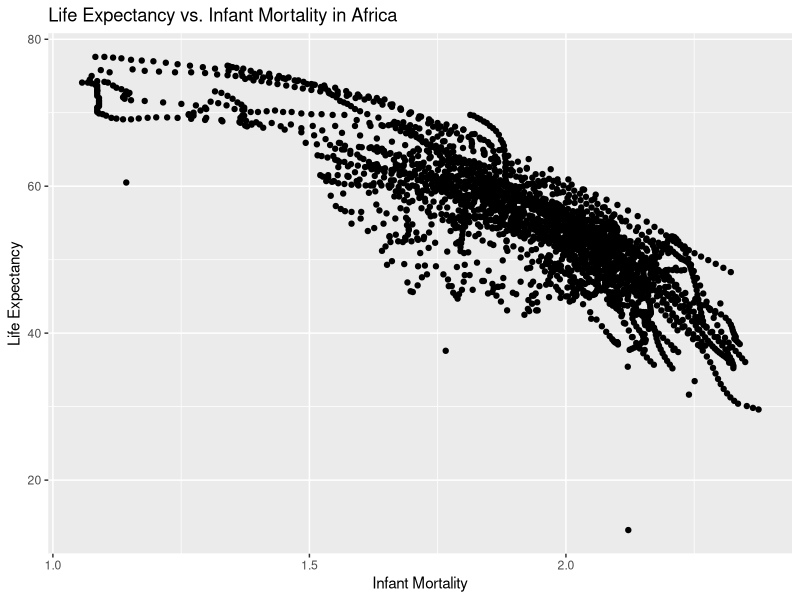
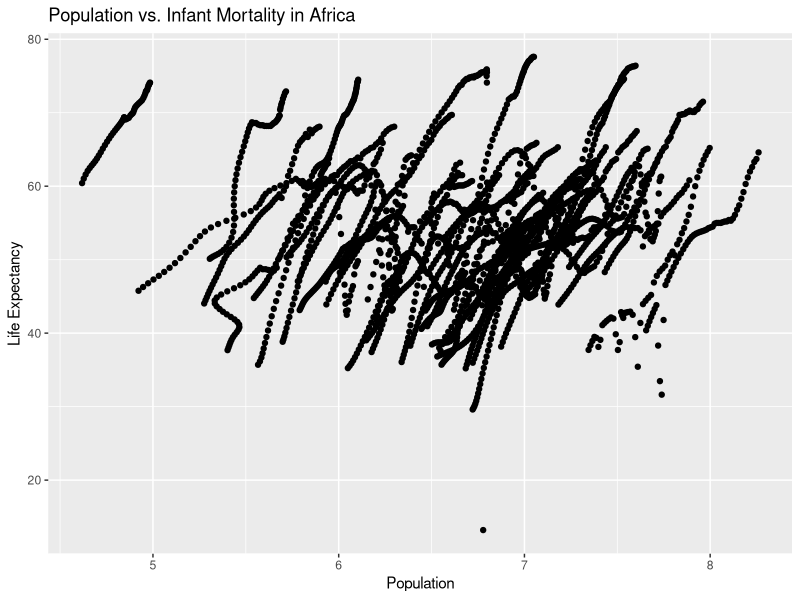
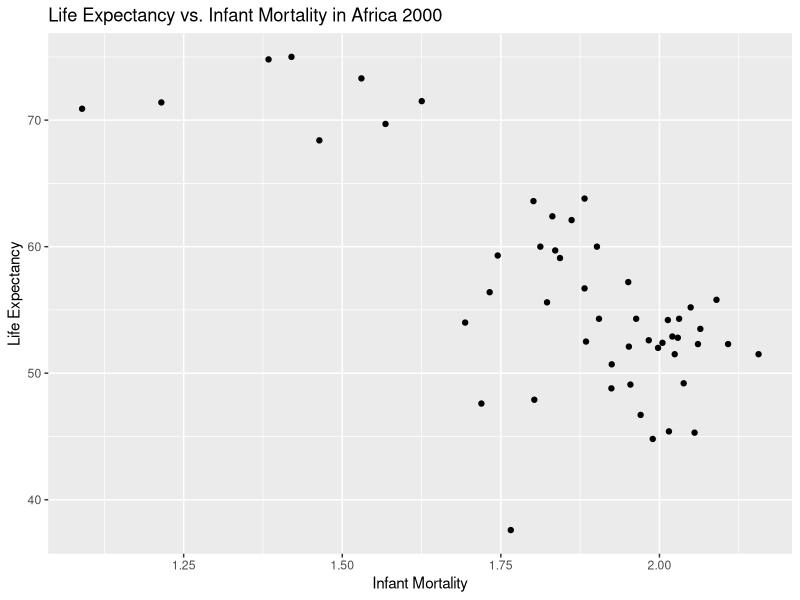
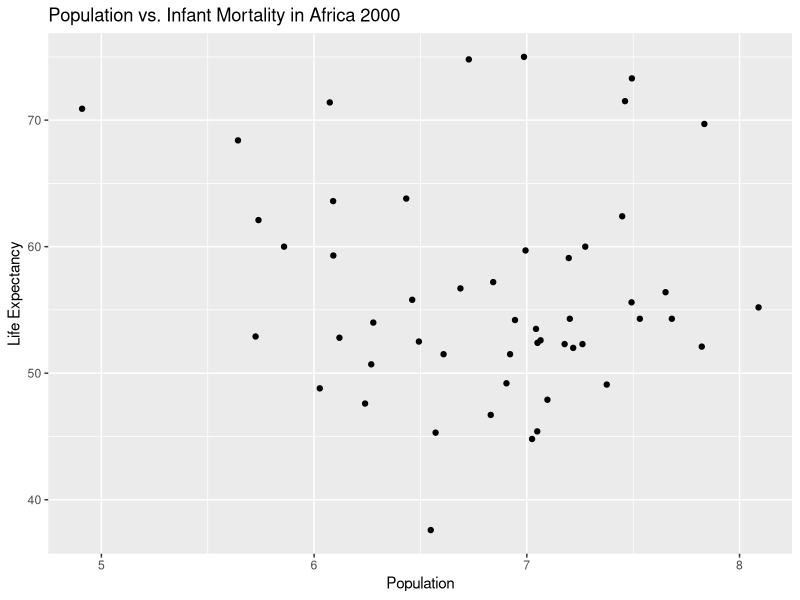
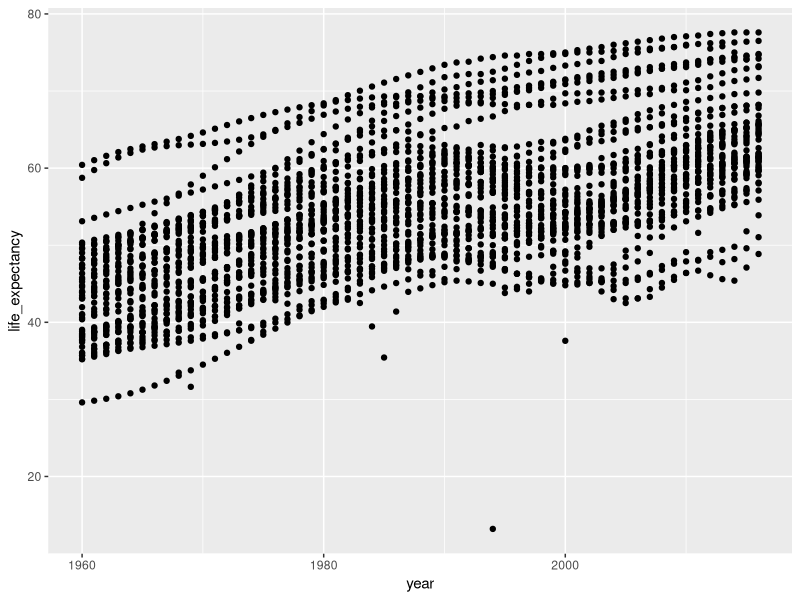
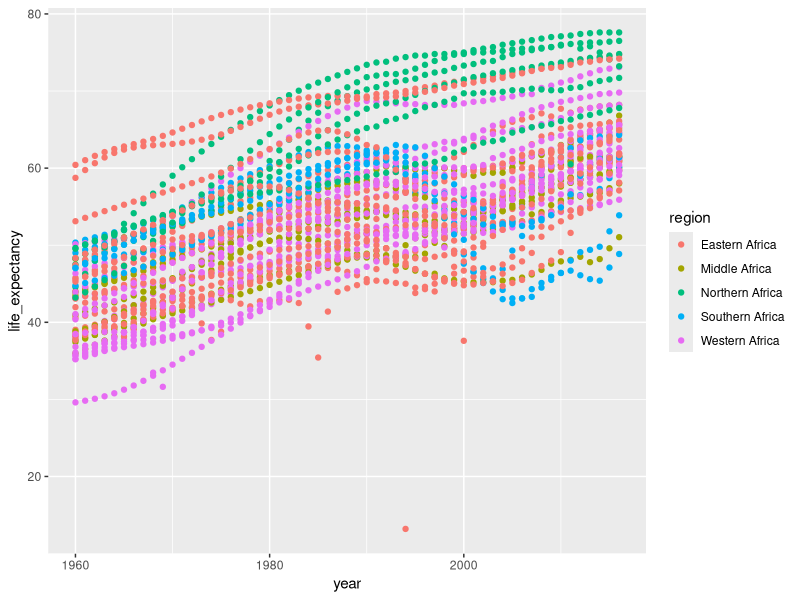
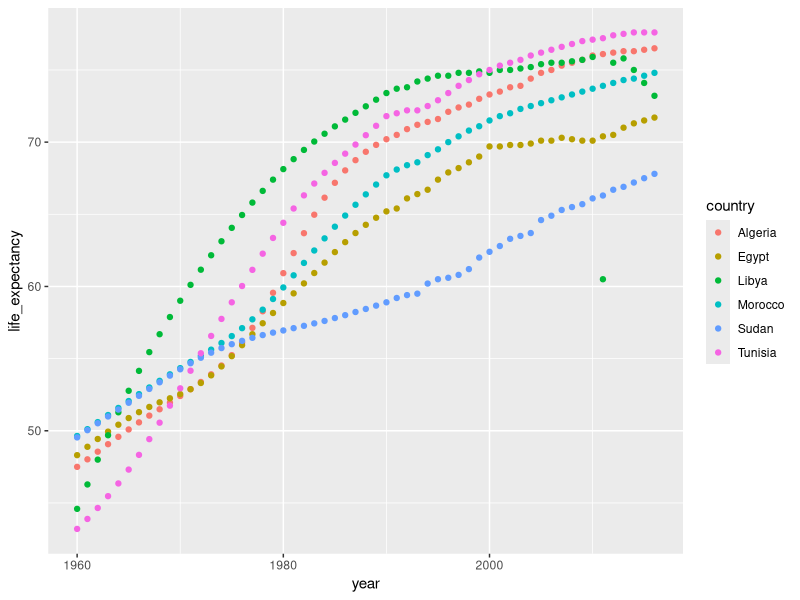
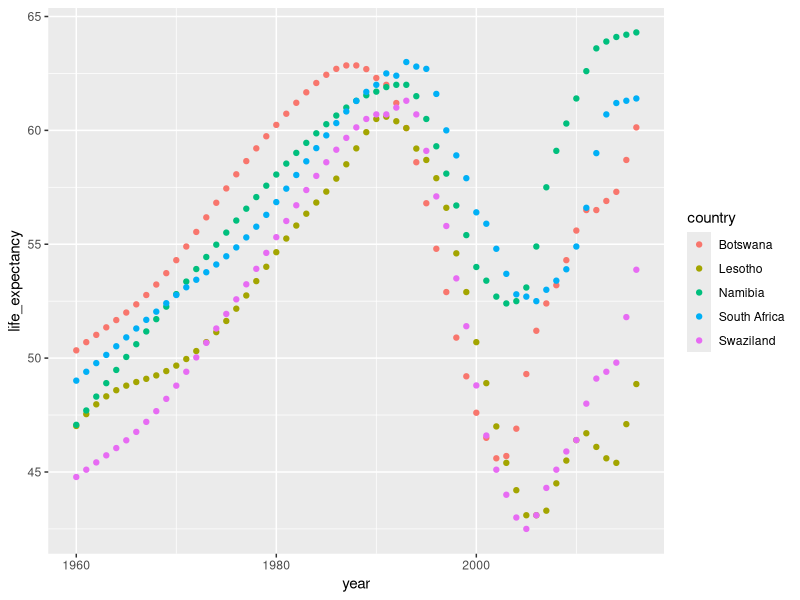

Generate these figures, in order, with R:
## ---- chunk 1
library(tidyverse)
library(ggplot2)
## ---- chunk 2
library(dslabs)
## ---- chunk 3
help(gapminder)
## ---- chunk 4
str(gapminder)
## ---- chunk 5
summary(gapminder)
## ---- chunk 6
class(gapminder)
## ---- chunk 7
africadata <- subset(gapminder, continent == "Africa") 
## ---- chunk 8
str(africadata)
## ---- chunk 9
summary(africadata)
## ---- chunk 10
af_infant <- africadata[c("infant_mortality","life_expectancy")]
str(af_infant)
summary(af_infant)
## ---- chunk 11
af_pop <- africadata[c("population","life_expectancy")]
str(af_pop)
summary(af_pop)  
## ---- chunk 12
af_infant_plot <- ggplot(af_infant, aes(x = log10(infant_mortality), y = life_expectancy)) + geom_point() + ggtitle("Life Expectancy vs. Infant Mortality in Africa") + xlab("Infant Mortality") + ylab("Life Expectancy")

print(af_infant_plot)
## ---- chunk 13
af_pop_plot <- ggplot(af_pop, aes(x = log10(population), y = life_expectancy)) + geom_point() + ggtitle("Population vs. Infant Mortality in Africa") + xlab("Population") + ylab("Life Expectancy")

print(af_pop_plot)
## ---- chunk 14
af_infant_NA <- africadata %>% select(year, infant_mortality) %>% filter(is.na(infant_mortality)) %>% count(year) %>% arrange(desc(year))

str(af_infant_NA)
summary(af_infant_NA)
## ---- chunk 15
infant_2000 <- africadata %>% subset(year==2000) %>% select(infant_mortality, life_expectancy)

str(infant_2000)
summary(infant_2000)
## ---- chunk 16
inf_2000_plot <- ggplot(infant_2000, aes(x = log10(infant_mortality), y = life_expectancy)) + geom_point() + ggtitle("Life Expectancy vs. Infant Mortality in Africa 2000") + xlab("Infant Mortality") + ylab("Life Expectancy")
print(inf_2000_plot)
## ---- chunk 17
pop_2000 <- africadata %>% subset(year == 2000) %>% select(population, life_expectancy)

pop_2000_plot <- pop_2000 %>% ggplot(aes(x = log10(population), y = life_expectancy)) + geom_point() + ggtitle("Population vs. Infant Mortality in Africa 2000") + xlab("Population") + ylab("Life Expectancy")
print(pop_2000_plot)
## ---- chunk 18
fit1 <- lm(life_expectancy ~ infant_mortality, data = infant_2000)
summary(fit1)
## ---- chunk 19
fit2 <- lm(life_expectancy ~ population, data = pop_2000)
summary(fit2)
## ---- chunk 20
#### New Section: Gabriella Veytsel
#### Additional Plots
str(africadata)

#Explore trend of life expectancy in Africa over time 
africadata %>% 
  ggplot(aes(x = year, y = life_expectancy)) + geom_point()

#Break this down into regions
africadata %>% 
  ggplot(aes(x = year, y = life_expectancy, color = region)) + geom_point()
  #Life expectancy looks like it's increasing for nearly every region of Africa over time 

#And then by country within a region 
africadata %>% 
  filter(region == "Northern Africa") %>%
  ggplot(aes(x = year, y = life_expectancy, color = country)) + geom_point()

africadata %>% 
  filter(region == "Southern Africa") %>%
  ggplot(aes(x = year, y = life_expectancy, color = country)) + geom_point()
## ---- chunk 21
library(broom)
gv_lm <- lm(life_expectancy~year, data = africadata)
tidy(gv_lm) 
## ---- chunk 22
NorthernAfrica <- africadata %>%
  filter(region == "Northern Africa") 
gv_lm_Northern <- lm(life_expectancy~year, data = NorthernAfrica)
tidy(gv_lm_Northern)
## ---- chunk 23
SouthernAfrica <- africadata %>%
  filter(region == "Southern Africa") 
gv_lm_Southern <- lm(life_expectancy~year, data = SouthernAfrica)
tidy(gv_lm_Southern) 
